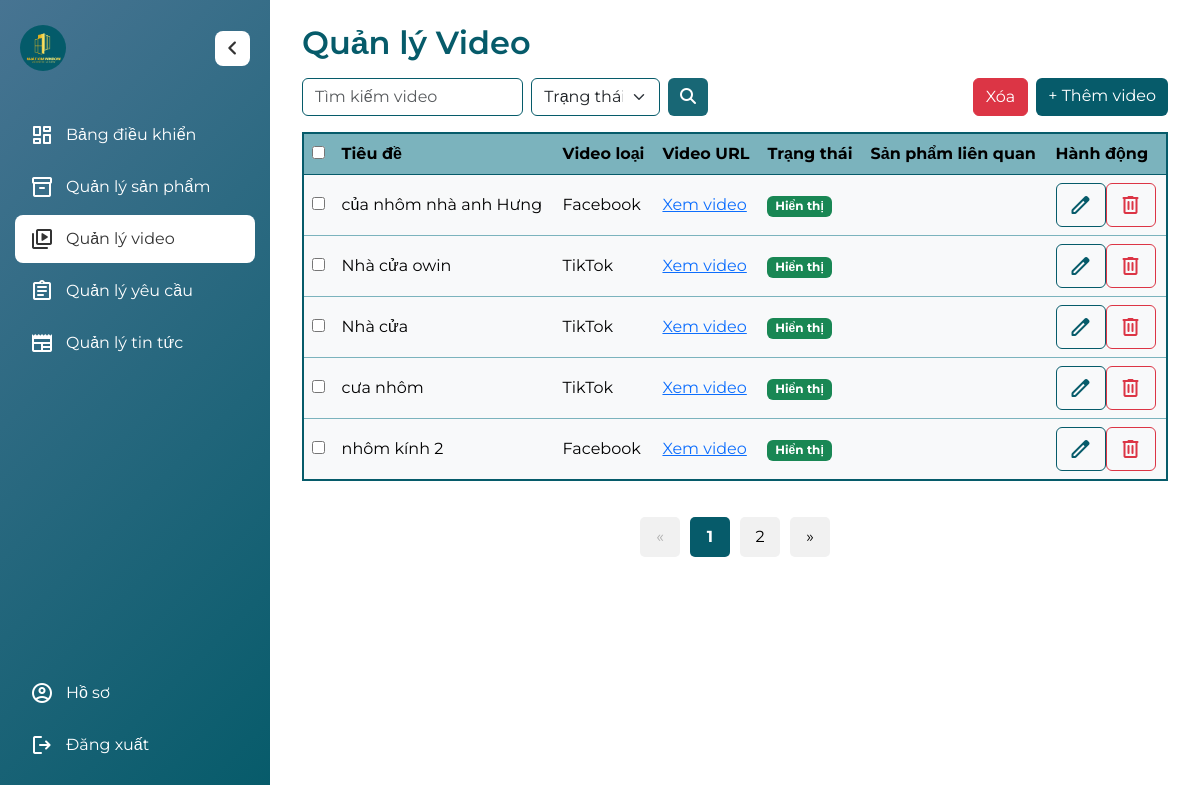
/admin/videos.php (signed in), run on the app's committed database.
### tables this page shows
CREATE TABLE `videos` (
  `id` int(11) NOT NULL,
  `title` varchar(255) NOT NULL,
  `video_url` varchar(255) NOT NULL,
  `loai_video` int(11) NOT NULL,
  `product_link` varchar(255) DEFAULT NULL,
  `status` enum('published','hidden') NOT NULL DEFAULT 'published'
);

### admin/videos.php (the view, shortened to what this page needs)
<?php
include '../includes/database.php';
?>
<!DOCTYPE html>
<html lang="vi">
<head>
    <link href="https://cdn.jsdelivr.net/npm/bootstrap@5.3.0/dist/css/bootstrap.min.css" rel="stylesheet">
    <link rel="stylesheet" href="https://cdnjs.cloudflare.com/ajax/libs/font-awesome/6.7.2/css/all.min.css">
    <link rel="stylesheet" href="./assets/css/videos.css">
    <link rel="stylesheet" href="./assets/css/admin-base.css">
    <link rel="stylesheet" href="./assets/css/admin-responsive.css">
</head>
<body>
    <div class="wrap">
        <?php include '../includes/sidebar.php'; ?>
        <div class="wrapper">
            <div class="container mt-4">
                <h2 class="mb-3" style="font-weight: 600; color: var(--primary-color);">Quản lý Video</h2>
                <div class="d-flex justify-content-between align-items-center mb-3 custom-column">
                    <div class="d-flex gap-2">
                        <input type="text" id="searchVideo" class="form-control" placeholder="Tìm kiếm video">
                        <select id="filterStatus" class="form-select w-50">
                            <option value="">Trạng thái</option>
                        </select>
                        <button class="btn btn-primary btn-search" id="searchBtn">
                            <i class="fa-solid fa-magnifying-glass"></i>
                        </button>
                    </div>
                    <div class="d-flex gap-2">
                        <a href="./delete-videos.php" class="btn btn-danger del-btn">Xóa</a>
                        <a href="./add-videos.php" class="btn btn-primary add-btn">+ Thêm video</a>
                    </div>
                </div>
                <div class="table-responsive">
                    <table class="table table-hover table-light align-middle table-custom">
                        <thead>
                            <tr>
                                <th><input type="checkbox"></th>
                                <th>Tiêu đề</th>
                                <th>Video loại</th>
                                <th>Video URL</th>
                                <th>Trạng thái</th>
                                <th>Sản phẩm liên quan</th>
                                <th>Hành động</th>
                            </tr>
                        </thead>
                        <tbody>
                            <?php
                            $sql = "SELECT * FROM videos";
                            $result = $conn->query($sql);
                            if ($result && $result->num_rows > 0) {
                                while ($row = $result->fetch_assoc()) {
                                    $id = $row['id'];
                                    $title = htmlspecialchars($row['title']);
                                    $video_url = $row['video_url'];
                                    $video_loai = $row['loai_video'];
                                    if ($video_loai == 1) {
                                        $loai_text = "Facebook";
                                    } elseif ($video_loai == 2) {
                                        $loai_text = "YouTube";
                                    } elseif ($video_loai == 3) {
                                        $loai_text = "TikTok";
                                    } else {
                                        $loai_text = "N/A";
                                    }
                                    $status = $row['status'];
                                    $product_link = isset($row['product_link']) ? htmlspecialchars($row['product_link']) : 'Không có sản phẩm liên quan';
                                    $statusBadge = ($status === 'published')
                                        ? '<span class="badge bg-success">Hiển thị</span>'
                                        : '<span class="badge bg-danger">Ẩn</span>';
                                    echo '<tr>';
                                    echo '  <td><input type="checkbox" value="' . $id . '"></td>';
                                    echo '  <td>' . $title . '</td>';
                                    echo '  <td>' . $loai_text . '</td>';
                                    echo '  <td><a href="' . $video_url . '" target="_blank">Xem video</a></td>';
                                    echo '  <td>' . $statusBadge . '</td>';
                                    echo '  <td>' . $product_link . '</td>';
                                    echo '  <td>';
                                    echo '      <button class="btn btn-outline-primary" onclick="redirectToUpdate(' . $id . ')">';
                                    echo '          <i class="material-symbols-rounded edit-bnt">edit</i>';
                                    echo '      </button>';
                                    echo '<button class="btn btn-outline-danger delete-btn" onclick="if(confirm(\'Bạn có chắc chắn muốn xóa video này?\')) { location.href=\'deleteVideo.php?id=' . $id . '\'; }">';
                                    echo '    <i class="material-symbols-rounded delete-icon">delete</i>';
                                    echo '</button>';
                                    echo '  </td>';
                                    echo '</tr>';
                                }
                            } else {
                                echo '<tr><td colspan="7">Không có video nào.</td></tr>';
                            }
                            ?>
                        </tbody>
                    </table>
                </div>
                <div class="pagination">
                    <button class="prev-btn">«</button>
                    <div class="page-numbers">
                    </div>
                    <button class="next-btn">»</button>
                </div>
            </div>
        </div>
    </div>
</body>
</html>

### admin/assets/css/videos.css (style rules this page uses)
input, select { border-color: var(--primary-color) !important; }
.add-btn { background-color: var(--primary-color); border: none !important; transition: linear 0.1s !important; }
.btn-search { background-color: #065b6aec !important; transition: linear 0.1s !important; border: none !important; }
.edit-bnt { height: 30px !important; display: flex !important; align-items: center !important; justify-content: center !important; color: var(--primary-color); }
.delete-icon { height: 30px !important; display: flex !important; align-items: center !important; justify-content: center !important; }
.btn-outline-primary { border: 1px solid var(--primary-color) !important; }
.table-custom { border: 2px solid var(--primary-color); border-radius: 10px; color: var(--text-color); }
.table-custom th { background-color: #7bb3bd; color: #000; }
.table-custom tbody tr { border-bottom: 1px solid #7bb3bd; }
.pagination { display: flex; justify-content: center; align-items: center; gap: 10px; margin: 20px 0; }
.page-numbers { display: flex; justify-content: center; align-items: center; gap: 10px; }
.page-btn, .prev-btn, .next-btn { width: 40px; height: 40px; display: flex; align-items: center; justify-content: center; background-color: #f1f1f1; font-family: var(--font-family); border: none; padding: 10px 15px; font-size: 16px; cursor: pointer; border-radius: 5px; transition: 0.3s; }

### admin/assets/css/admin-base.css (style rules this page uses)
* { margin: 0; padding: 0; border: 0; font-size: 100%; list-style: none; text-decoration: none; box-sizing: border-box; }
body { font-family: 'Montserrat', sans-serif; }
:root { --border-color: #dbdbdb; --text-color: #333; --background-color: #a0a0a0; --primary-color: #065b6a; --white-color: white; --font-family: 'Montserrat', sans-serif; }
.wrap { display: flex; margin: 0; height: 100vh; }
.wrapper { width: 100%; margin-left: 270px; padding: 0 20px; min-height: 100vh; transition: margin-left 0.4s ease; overflow-x: hidden; }

### data on the page
videos: title "của nhôm nhà anh Hưng", loai_video "Facebook", status "Hiển thị"
videos: title "Nhà cửa owin", loai_video "TikTok", status "Hiển thị"
videos: title "Nhà cửa", loai_video "TikTok", status "Hiển thị"
videos: title "cưa nhôm", loai_video "TikTok", status "Hiển thị"
videos: title "nhôm kính 2", loai_video "Facebook", status "Hiển thị"
